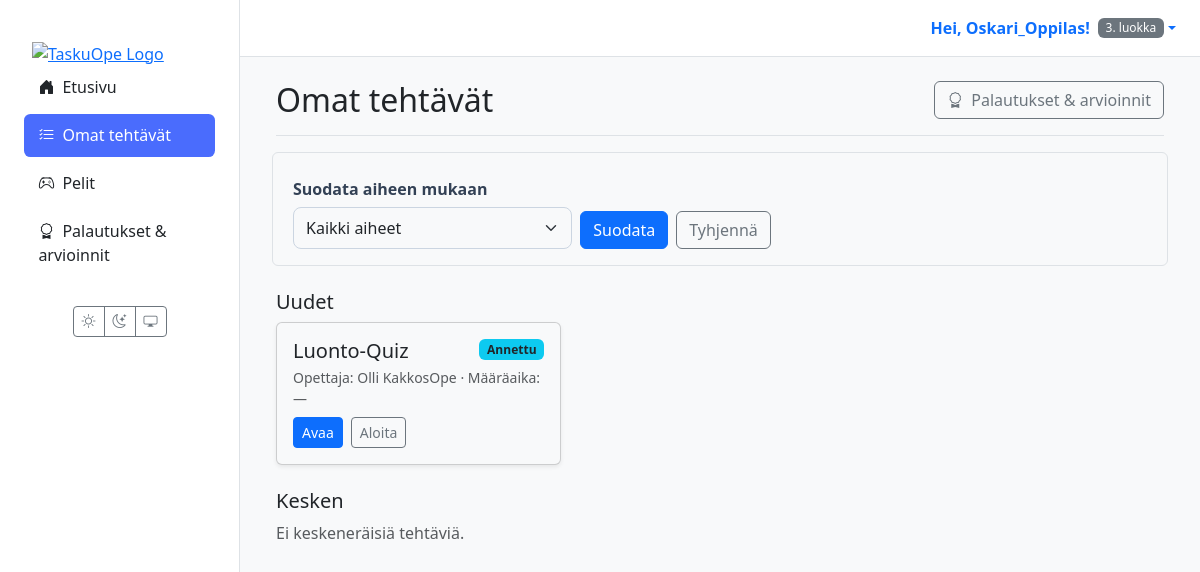
Before: /oppilas/tehtavat/ (signed in) with the older database file.
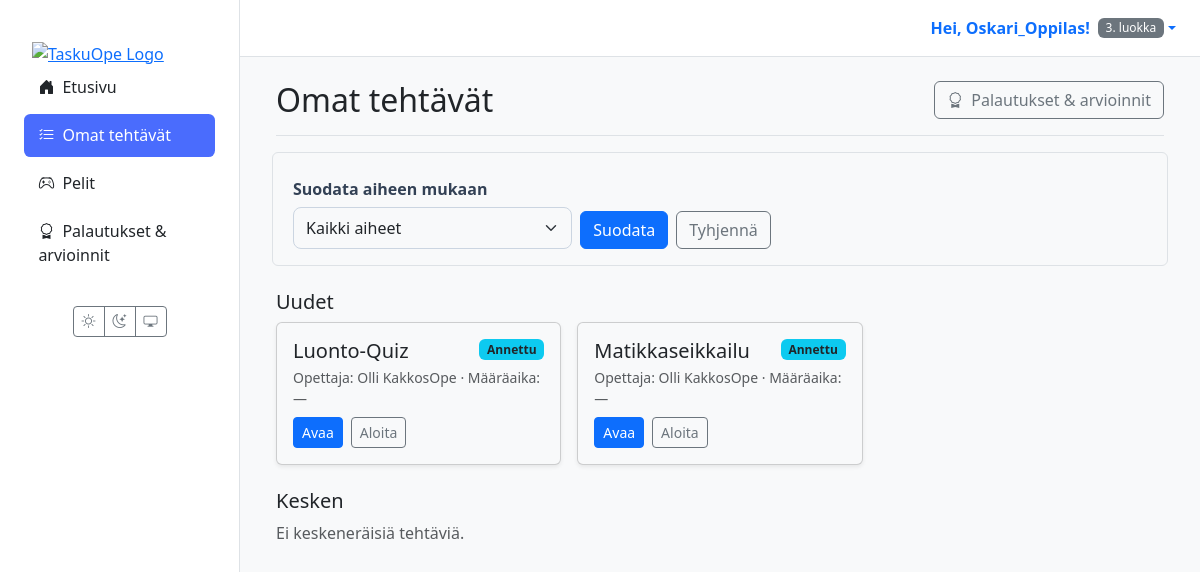
After: the same page with the newer database file.
### materials/models.py (models this page shows, shortened)
class Assignment(models.Model):
    class Status(models.TextChoices):
        ASSIGNED = "ASSIGNED", _("Annettu")
        IN_PROGRESS = "IN_PROGRESS", _("Kesken")
        SUBMITTED = "SUBMITTED", _("Palautettu")
        GRADED = "GRADED", _("Arvioitu")
    id = models.UUIDField(primary_key=True, default=uuid.uuid4, editable=False)
    material = models.ForeignKey(Material, on_delete=models.CASCADE, verbose_name=_("Materiaali"))
    student = models.ForeignKey(
        settings.AUTH_USER_MODEL,
        related_name='assignments',
        on_delete=models.CASCADE,
        limit_choices_to={'role': 'STUDENT'},
        verbose_name=_("Oppilas"),
    )
    assigned_by = models.ForeignKey(
        settings.AUTH_USER_MODEL,
        related_name='assigned_tasks',
        on_delete=models.CASCADE,
        limit_choices_to={'role': 'TEACHER'},
        verbose_name=_("Antanut opettaja"),
    )
    due_at = models.DateTimeField(null=True, blank=True, verbose_name=_("Määräaika"))
    status = models.CharField(max_length=20, choices=Status.choices, default=Status.ASSIGNED, verbose_name=_("Tila"))
    draft_response = models.TextField(blank=True, null=True, verbose_name=_("Luonnosvastaus"))
    created_at = models.DateTimeField(auto_now_add=True, verbose_name=_("Luotu"))
    class Meta:
        constraints = [
            models.UniqueConstraint(fields=['material', 'student'], name='unique_assignment_per_student'),
        ]
        indexes = [
            models.Index(fields=['status']),
            models.Index(fields=['due_at']),
            models.Index(fields=['student']),
            models.Index(fields=['assigned_by']),
        ]
        verbose_name = _("Tehtävänanto")
        verbose_name_plural = _("Tehtävänannot")

class Material(models.Model):
    class MaterialType(models.TextChoices):
        TASK = 'tehtävä', _('Tehtävä')
        LEARNING_MATERIAL = 'oppimateriaali', _('Oppimateriaali')
        TEST = 'testi', _('Testi')
        EXAM = 'koe', _('Koe')
        VIDEO = 'video', _('Video')
        GAME = 'peli', _('Peli')
    class Status(models.TextChoices):
        DRAFT = 'DRAFT', _('Luonnos')
        PENDING_APPROVAL = 'PENDING', _('Odottaa hyväksyntää')
        APPROVED = 'APPROVED', _('Hyväksytty')
        REJECTED = 'REJECTED', _('Hylätty')
    GRADE_CHOICES = [(str(i), f"{i}. luokka") for i in range(1, 7)]
    id = models.UUIDField(primary_key=True, default=uuid.uuid4, editable=False)
    title = models.CharField(max_length=255, verbose_name=_("Otsikko"))
    content = models.TextField(
        verbose_name=_("Sisältö"),
        help_text=_("Raakasisältö, esim. AI:n tuottama teksti.")
    )
    structured_content = models.JSONField(
        null=True,
        blank=True,
        verbose_name=_("Jäsennelty sisältö"),
        help_text=_("Esim. monivalinnat tai tehtävän rakenne JSON-muodossa.")
    )
    material_type = models.CharField(
        max_length=50,
        choices=MaterialType.choices,
        default=MaterialType.TASK,
        verbose_name=_("Materiaalin tyyppi"),
    )
    subject = models.CharField(max_length=100, null=True, blank=True, verbose_name=_("Aine"))
    grade_level = models.CharField(
        max_length=20,
        choices=GRADE_CHOICES,
        null=True,
        blank=True,
        verbose_name=_("Luokka-aste"),
    )
    audience = models.JSONField(
        null=True,
        blank=True,
        verbose_name=_("Kohderyhmä"),
        help_text=_("Esim. {'learning_styles': ['visuaalinen'], 'languages': ['fi']}")
    )
    author = models.ForeignKey(
        settings.AUTH_USER_MODEL,
        related_name='authored_materials',
        on_delete=models.CASCADE,
        limit_choices_to={'role': 'TEACHER'},
        verbose_name=_("Tekijä (opettaja)"),
    )
    prompt = models.ForeignKey(
        Prompt,
        on_delete=models.SET_NULL,
        null=True,
        blank=True,
        verbose_name=_("Kehoite"),
    )
    status = models.CharField(
        max_length=50,
        choices=Status.choices,
        default=Status.DRAFT,
        verbose_name=_("Tila"),
    )
    version = models.IntegerField(default=1, verbose_name=_("Versio"))
    parent = models.ForeignKey(
        'self',
        on_delete=models.SET_NULL,
        null=True,
        blank=True,
        related_name='versions',
        verbose_name=_("Edellinen versio"),
    )
    created_at = models.DateTimeField(auto_now_add=True, verbose_name=_("Luotu"))
    updated_at = models.DateTimeField(auto_now=True, verbose_name=_("Päivitetty"))
    class Meta:
        verbose_name = _("Materiaali")
        verbose_name_plural = _("Materiaalit")

### users/models.py (models this page shows, shortened)
class CustomUser(AbstractUser):
    class Role(models.TextChoices):
        TEACHER = 'TEACHER', 'Teacher'
        STUDENT = 'STUDENT', 'Student'
    role = models.CharField(max_length=50, choices=Role.choices, default=Role.STUDENT)
    grade_class = models.PositiveSmallIntegerField(
        verbose_name="Luokka-aste",
        null=True,  # Salli tyhjä arvo (esim. opettajat)
        blank=True, # Ei pakollinen lomakkeissa
        choices=[(i, f"{i}. luokka") for i in range(1, 7)] # Valinnat 1-6
    )

### materials/views.py (the view)
# urls.py: path("oppilas/tehtavat/", views.student_assignments_view, name="student_assignments"),
@login_required(login_url='kirjaudu')
def student_assignments_view(request):
    user = request.user
    if user.role != 'STUDENT':
        return redirect('dashboard')
    selected_status = request.GET.get('status', '')
    selected_subject = request.GET.get('subject', '')
    qs = Assignment.objects.select_related('material', 'assigned_by').filter(
        student=user
    ).exclude(
        status='GRADED',  # Piilota suoritetut pelit
        material__material_type='peli'  # Vain pelit piilotetaan
    )
    subjects = qs.exclude(material__subject__isnull=True).exclude(material__subject='').values_list('material__subject', flat=True).distinct().order_by('material__subject')
    if selected_status:
        qs = qs.filter(status=selected_status)
    if selected_subject:
        qs = qs.filter(material__subject=selected_subject)
    ctx = {
        "assigned": qs.filter(status="ASSIGNED"),
        "in_progress": qs.filter(status="IN_PROGRESS"),
        "submitted": qs.filter(status__in=["SUBMITTED"]),  # GRADED ei enää mukana
        "subjects": subjects,
        "selected_subject": selected_subject,
        "selected_status": selected_status,
        "now": timezone.now(),
    }
    return render(request, 'student/assignments.html', ctx)

### templates/student/assignments.html (shortened to what this page needs)
{% extends 'partials/base.html' %}
{% block content %}
<div class="container-fluid">
  <div class="d-flex justify-content-between align-items-center mb-4 border-bottom pb-3">
    <h1 class="h2 mb-0">Omat tehtävät</h1>
    <a href="{% url 'student_grades' %}" class="btn btn-outline-secondary">
      <i class="bi bi-award me-1"></i> Palautukset & arvioinnit
    </a>
  </div>
    <form method="get" class="row g-2 align-items-end p-3 rounded mb-4 border">
    <div class="col-md-4">
      <label for="subject-filter" class="form-label fw-bold">Suodata aiheen mukaan</label>
      <select name="subject" id="subject-filter" class="form-select">
        <option value="">Kaikki aiheet</option>
      </select>
    </div>
    <div class="col-md-8 d-flex gap-2">
      <button type="submit" class="btn btn-primary">Suodata</button>
      <a href="{% url 'student_assignments' %}" class="btn btn-outline-secondary">Tyhjennä</a>
    </div>
  </form>
  <section class="student-section stack-flow mb-4">
    <h2 class="h5 mb-2">Uudet</h2>
    <div class="student-cards">
      {% for a in assigned %}
        <article class="card shadow-sm student-card h-100">
          <div class="card-body d-flex flex-column">
            <div class="d-flex justify-content-between align-items-start">
              <h5 class="card-title mb-1">{{ a.material.title }}</h5>
              <span class="badge bg-info text-dark">Annettu</span>
            </div>
            <p class="small text-muted mb-2">
              Opettaja: {{ a.assigned_by.get_full_name|default:a.assigned_by.username }} ·
              Määräaika: {{ a.due_at|date:"d.m.Y H:i"|default:"—" }}
            </p>
            <div class="mt-auto d-flex gap-2">
              <a href="{% url 'assignment_detail' assignment_id=a.id %}" class="btn btn-sm btn-primary">Avaa</a>
              <a href="{% url 'assignment_detail' assignment_id=a.id %}#start" class="btn btn-sm btn-outline-secondary">Aloita</a>
            </div>
          </div>
        </article>
      {% empty %}
        <div class="text-muted">Ei uusia tehtäviä.</div>
      {% endfor %}
    </div>
  </section>
  <section class="student-section stack-flow mb-4">
    <h2 class="h5 mb-2">Kesken</h2>
    <div class="student-cards">
      {% for a in in_progress %}
        <article class="card shadow-sm student-card h-100">
          <div class="card-body d-flex flex-column">
            {% for img in a.material.images.all|slice:":1" %}
              <a href="{% url 'assignment_detail' assignment_id=a.id %}" class="mb-2 d-block">
                <img src="{{ img.thumbnail.url }}" alt="{{ img.caption|default:'Liitekuva' }}"
                    class="img-fluid rounded border" style="max-height: 140px; object-fit: cover; width: 100%;">
              </a>
            {% endfor %}
            <div class="d-flex justify-content-between align-items-start">
              <h5 class="card-title mb-1">{{ a.material.title }}</h5>
              <span class="badge bg-warning text-dark">Kesken</span>
            </div>
            <p class="small text-muted mb-2">
              Opettaja: {{ a.assigned_by.get_full_name|default:a.assigned_by.username }} ·
              Määräaika: {{ a.due_at|date:"d.m.Y H:i"|default:"—" }}
              {% if a.due_at and a.due_at < now %}
                <span class="badge bg-danger ms-1">Myöhässä</span>
              {% endif %}
            </p>
            {% if a.material.content %}
              <div class="text-muted text-truncate-3 mb-3">{{ a.material.content_without_images }}</div>
            {% endif %}
            <div class="mt-auto d-flex gap-2">
              <a href="{% url 'assignment_detail' assignment_id=a.id %}" class="btn btn-sm btn-primary">Jatka</a>
            </div>
          </div>
        </article>
      {% empty %}
        <div class="text-muted">Ei keskeneräisiä tehtäviä.</div>
      {% endfor %}
    </div>
  </section>
</div>
{% endblock %}

Changed rows visible on the page:
added Assignment: material "Matikkaseikkailu", assigned_by.get_full_name "Olli KakkosOpe", due_at "—"
